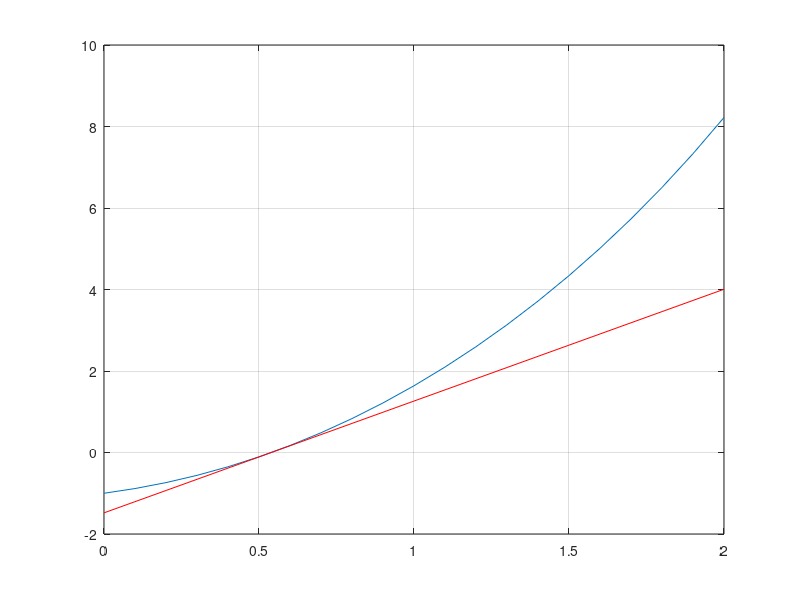

This figure's MATLAB source:
function falsa_posicao_modificado

  a = 0;
  b = 2; %intervalo [a, b]
  fa = funcao (a);
  fb = funcao (b);
  intervalo = 0.1; %quanto eu quero que varie
  x = [a:intervalo:b];
  y = funcao(x);
  plot(x,y) %plotar o gráfico da função
  grid
  hold on
  erro = 10^-15; %quanto eu quero de erro
  k = 0; %número de iterações
  fxm = 1 %inicia na fxm
  while (abs(fxm) > erro) %enquanto nao tenho a precisão que preciso

    k = k+1 %numero de iteracoes
    xm = ((a*fb)-(b*fa))/(fb-fa) %falsa posição modificado
    fxm = funcao(xm)
    r = fa+((fb-fa)/(b-a))*(x-a); %reta que passa nos pontos

    if (fa*fxm<0) %se tiver raiz reduz o intervalo

      pa = fb/(fb+fxm); %modificado
      fa = fa*pa; %modificado
      b = xm
      fb = fxm;

    else %continua procurando raiz

      pb = fa/(fa+fxm); %modificado
      fb = fb*pb; %modificado
      a = xm;
      fa = fxm;

    end


  end

    k %printar numero de iteraçoes
    xm %mostrar x da raiz
    fxm %valor aproximado da raiz
    plot(x,r,'r') %plota a reta
    hold on

end

function f = funcao(x)

  f = exp(x) - 2*cos(x); %funcao pedida na questao

end





